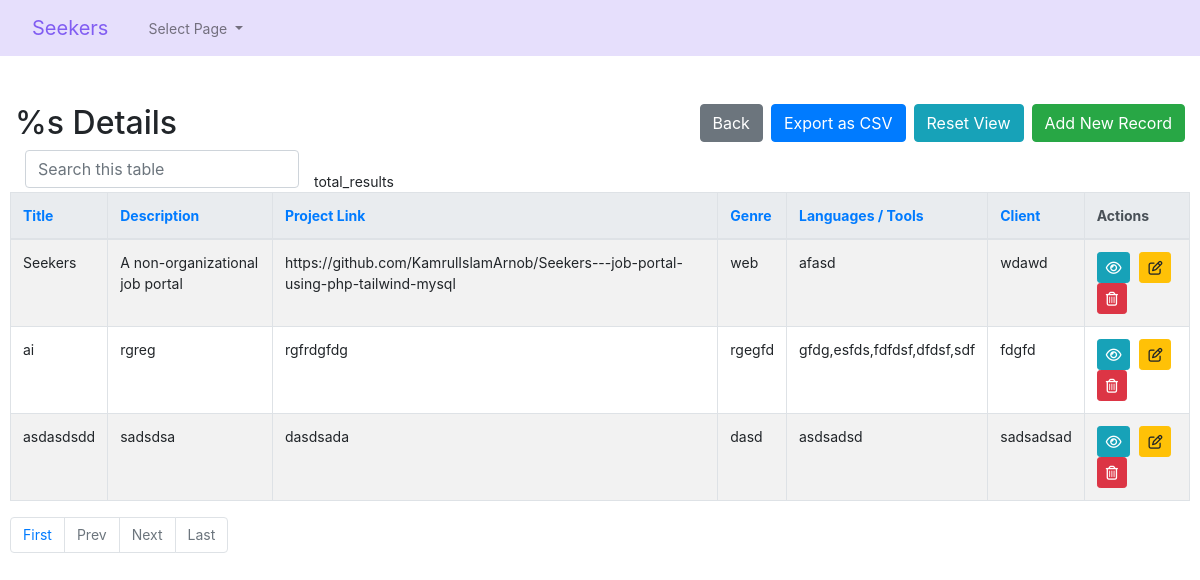
Screenshot of /user/educationcrud/projects-index.php (signed in) with the database file from the repository.
### tables this page shows
CREATE TABLE `projects` (
  `project_id` int(11) NOT NULL,
  `project_name` varchar(255) NOT NULL,
  `description` text DEFAULT NULL,
  `project_link` varchar(100) NOT NULL,
  `id` bigint(20) UNSIGNED NOT NULL,
  `project_keyword` varchar(255) DEFAULT NULL,
  `Languages` varchar(255) DEFAULT NULL,
  `Client` varchar(255) DEFAULT NULL
);

### user/educationcrud/config.php (called while the page is built, shortened)
<?php
$no_of_records_per_page = '10';
$protocol               = (isset($_SERVER['HTTPS']) && $_SERVER['HTTPS'] == 'on') ? 'https' : 'http';
$domain                 = $protocol . '://' . $_SERVER['HTTP_HOST'];
?>

### user/educationcrud/projects-index.php (the view, shortened to what this page needs)
<?php
require_once('config.php');
require_once('helpers.php');
$user_id = $_SESSION['user_id'];
$isCsvExport = isset($_GET['export']) && $_GET['export'] == 'csv';
$script   = $_SERVER['SCRIPT_NAME'];
$parameters   = $_GET ? $_SERVER['QUERY_STRING'] : "" ;
$currenturl = $domain. $script . '?' . $parameters;
if (isset($_GET['pageno'])) {
    $pageno = $_GET['pageno'];
} else {
    $pageno = 1;
}
$offset = ($pageno-1) * $no_of_records_per_page;
$where_statement = " WHERE 1=1 ";
if (!empty($_GET['search'])) {
    $search = mysqli_real_escape_string($link, $_GET['search']);
    if (strpos('`projects`.`project_name`, `projects`.`description`, `projects`.`project_link`, `projects`.`project_keyword`, `projects`.`Languages`, `projects`.`Client`', ',')) {
        $where_statement .= " AND CONCAT_WS (`projects`.`project_name`, `projects`.`description`, `projects`.`project_link`, `projects`.`project_keyword`, `projects`.`Languages`, `projects`.`Client`) LIKE '%$search%'";
    } else {
        $where_statement .= " AND `projects`.`project_name`, `projects`.`description`, `projects`.`project_link`, `projects`.`project_keyword`, `projects`.`Languages`, `projects`.`Client` LIKE '%$search%'";
    }
} else {
    $search = "";
}
$sql = "SELECT projects.*
FROM projects
LEFT JOIN users ON users.id = projects.id
WHERE users.id = $user_id -- Replace $user_id with the actual user ID
GROUP BY projects.project_id
ORDER BY project_id ASC
";
if (!$isCsvExport) {
    $sql .= " LIMIT $offset, $no_of_records_per_page";
}
$result = mysqli_query($link, $sql);
$count_pages = "SELECT COUNT(*) AS count
                FROM `projects`
			LEFT JOIN `users` AS `idusers` ON `idusers`.`id` = `projects`.`id`
                $where_statement";
?><!DOCTYPE html>
<html lang="en">
<head>
    <link rel="stylesheet" href="https://stackpath.bootstrapcdn.com/bootstrap/4.5.0/css/bootstrap.min.css">
</head>
<body>
    <?php require_once('navbar.php'); ?>
    <section class="pt-5">
        <div class="container-fluid">
            <div class="row">
                <div class="col-md-12">
                    <div class="page-header clearfix">
                        <?php
                        $str = <<<'EOD'
                        Projects
                        EOD;
                        ?>
                        <h2 class="float-left"><?php translate('%s Details', true, $str) ?></h2>
                        <a href="projects-create.php" class="btn btn-success float-right"><?php translate('Add New Record') ?></a>
                        <a href="projects-index.php" class="btn btn-info float-right mr-2"><?php translate('Reset View') ?></a>
                        <a href="projects-index.php?export=csv" class="btn btn-primary float-right mr-2"><?php translate('Export as CSV') ?></a>
                        <a href="javascript:history.back()" class="btn btn-secondary float-right mr-2"><?php translate('Back') ?></a>
                    </div>
                    <div class="form-row">
                        <form action="projects-index.php" method="get">
                            <div class="col"> <input type="text" class="form-control" placeholder="<?php translate('Search this table') ?>" name="search"></div>
                        </form>
                        <br>
                        <?php
                        if($result) :
                            if(mysqli_num_rows($result) > 0) :
                                $number_of_results = mysqli_fetch_assoc(mysqli_query($link, $count_pages))['count'];
                                $total_pages = ceil($number_of_results / $no_of_records_per_page);
                                ?>
                                <table class='table table-bordered table-striped'>
                                    <thead class='thead-light'>
                                        <tr>
                                            <?php 									$columnname = "project_name";
									$sort_link = isset($_GET["order"]) && $_GET["order"] == $columnname && $_GET["sort"] == "asc" ? "desc" : "asc";
									$sort_link = isset($_GET["order"]) && $_GET["order"] == $columnname && $_GET["sort"] == "desc" ? "asc" : $sort_link;
									echo "<th><a href=?search=$search&order=project_name&sort=".$sort_link.">Title</a></th>";
									$columnname = "description";
									$sort_link = isset($_GET["order"]) && $_GET["order"] == $columnname && $_GET["sort"] == "asc" ? "desc" : "asc";
									$sort_link = isset($_GET["order"]) && $_GET["order"] == $columnname && $_GET["sort"] == "desc" ? "asc" : $sort_link;
									echo "<th><a href=?search=$search&order=description&sort=".$sort_link.">Description</a></th>";
									$columnname = "project_link";
									$sort_link = isset($_GET["order"]) && $_GET["order"] == $columnname && $_GET["sort"] == "asc" ? "desc" : "asc";
									$sort_link = isset($_GET["order"]) && $_GET["order"] == $columnname && $_GET["sort"] == "desc" ? "asc" : $sort_link;
									echo "<th><a href=?search=$search&order=project_link&sort=".$sort_link.">Project Link</a></th>";
									$columnname = "project_keyword";
									$sort_link = isset($_GET["order"]) && $_GET["order"] == $columnname && $_GET["sort"] == "asc" ? "desc" : "asc";
									$sort_link = isset($_GET["order"]) && $_GET["order"] == $columnname && $_GET["sort"] == "desc" ? "asc" : $sort_link;
									echo "<th><a href=?search=$search&order=project_keyword&sort=".$sort_link.">Genre</a></th>";
									$columnname = "Languages";
									$sort_link = isset($_GET["order"]) && $_GET["order"] == $columnname && $_GET["sort"] == "asc" ? "desc" : "asc";
									$sort_link = isset($_GET["order"]) && $_GET["order"] == $columnname && $_GET["sort"] == "desc" ? "asc" : $sort_link;
									echo "<th><a href=?search=$search&order=Languages&sort=".$sort_link.">Languages / Tools</a></th>";
									$columnname = "Client";
									$sort_link = isset($_GET["order"]) && $_GET["order"] == $columnname && $_GET["sort"] == "asc" ? "desc" : "asc";
									$sort_link = isset($_GET["order"]) && $_GET["order"] == $columnname && $_GET["sort"] == "desc" ? "asc" : $sort_link;
									echo "<th><a href=?search=$search&order=Client&sort=".$sort_link.">Client</a></th>";
 ?>
                                            <th><?php translate('Actions'); ?></th>
                                        </tr>
                                    </thead>
                                    <tbody>
                                        <?php while($row = mysqli_fetch_array($result)): ?>
                                            <tr>
                                                <?php 											echo "<td>";
											echo nl2br(htmlspecialchars($row['project_name'] ?? ""));
											echo "</td>"."\n\t\t\t\t\t\t\t\t\t\t\t\t";											echo "<td>";
											echo nl2br(htmlspecialchars($row['description'] ?? ""));
											echo "</td>"."\n\t\t\t\t\t\t\t\t\t\t\t\t";											echo "<td>";
											echo nl2br(htmlspecialchars($row['project_link'] ?? ""));
											echo "</td>"."\n\t\t\t\t\t\t\t\t\t\t\t\t";											echo "<td>";
											echo nl2br(htmlspecialchars($row['project_keyword'] ?? ""));
											echo "</td>"."\n\t\t\t\t\t\t\t\t\t\t\t\t";											echo "<td>";
											echo nl2br(htmlspecialchars($row['Languages'] ?? ""));
											echo "</td>"."\n\t\t\t\t\t\t\t\t\t\t\t\t";											echo "<td>";
											echo nl2br(htmlspecialchars($row['Client'] ?? ""));
											echo "</td>"."\n\t\t\t\t\t\t\t\t\t\t\t\t"; ?>
                                                <td>
                                                    <?php
                                                    $column_id = 'project_id';
                                                    if (!empty($column_id)): ?>
                                                        <a id='read-<?php echo $row['project_id']; ?>' href='projects-read.php?project_id=<?php echo $row['project_id']; ?>' title='<?php echo addslashes(translate('View Record', false)); ?>' data-toggle='tooltip' class='btn btn-sm btn-info'><i class='far fa-eye'></i></a>
                                                        <a id='update-<?php echo $row['project_id']; ?>' href='projects-update.php?project_id=<?php echo $row['project_id']; ?>' title='<?php echo addslashes(translate('Update Record', false)); ?>' data-toggle='tooltip' class='btn btn-sm btn-warning'><i class='far fa-edit'></i></a>
                                                        <a id='delete-<?php echo $row['project_id']; ?>' href='projects-delete.php?project_id=<?php echo $row['project_id']; ?>' title='<?php echo addslashes(translate('Delete Record', false)); ?>' data-toggle='tooltip' class='btn btn-sm btn-danger'><i class='far fa-trash-alt'></i></a>
                                                    <?php else: ?>
                                                        <?php echo addslashes(translate('unsupported_no_pk')); ?>
                                                    <?php endif; ?>
                                                </td>
                                            </tr>
                                        <?php endwhile; ?>
                                    </tbody>
                                </table>
                                <ul class="pagination" align-right>
                                <?php
                                    $new_url = preg_replace('/&?pageno=[^&]*/', '', $currenturl);
                                    ?>
                                    <li class="page-item"><a class="page-link" href="<?php echo $new_url .'&pageno=1' ?>"><?php translate('First') ?></a></li>
                                    <li class="page-item <?php if($pageno <= 1){ echo 'disabled'; } ?>">
                                        <a class="page-link" href="<?php if($pageno <= 1){ echo '#'; } else { echo $new_url ."&pageno=".($pageno - 1); } ?>"><?php translate('Prev') ?></a>
                                    </li>
                                    <li class="page-item <?php if($pageno >= $total_pages){ echo 'disabled'; } ?>">
                                        <a class="page-link" href="<?php if($pageno >= $total_pages){ echo '#'; } else { echo $new_url . "&pageno=".($pageno + 1); } ?>"><?php translate('Next') ?></a>
                                    </li>
                                    <li class="page-item <?php if($pageno >= $total_pages){ echo 'disabled'; } ?>">
                                        <a class="page-item"><a class="page-link" href="<?php echo $new_url .'&pageno=' . $total_pages; ?>"><?php translate('Last') ?></a>
                                    </li>
                                </ul>
                            <?php else: ?>
                            <p class='lead'><em><?php translate('No records were found.') ?></em></p>
                        <?php endif ?>
                    <?php else: ?>
                        <div class="alert alert-danger" role="alert">
                            ERROR: Could not able to execute <?php echo $sql. " " . mysqli_error($link); ?>
                        </div>
                    <?php endif ?>
                </div>
            </div>
        </div>
    </section>
</body>
</html>

### user/educationcrud/projects-index.php (style rules this page uses)
.page-header h2 { margin-top: 0; }
table tr td:last-child a { margin-right: 5px; }
body { font-size: 14px; }

### rows the page displays
projects: project_name "Seekers", description "A non-organizational job portal", project_link "https://github.com/KamrulIslamArnob/Seekers---job-portal-using-php-tailwind-mysql", project_keyword "web", Languages "afasd", Client "wdawd"
projects: project_name "ai", description "rgreg", project_link "rgfrdgfdg", project_keyword "rgegfd", Languages "gfdg,esfds,fdfdsf,dfdsf,sdf", Client "fdgfd"
projects: project_name "asdasdsdd", description "sadsdsa", project_link "dasdsada", project_keyword "dasd", Languages "asdsadsd", Client "sadsadsad"

### other values shown
$key "Select Page %s Details Add New Record Reset View Export as CSV Back total_results Actions First Prev Next Last"
